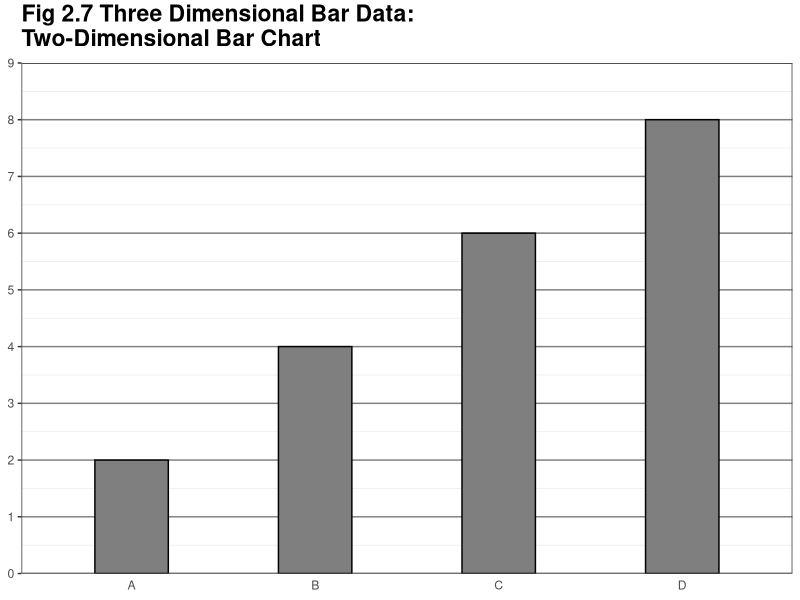
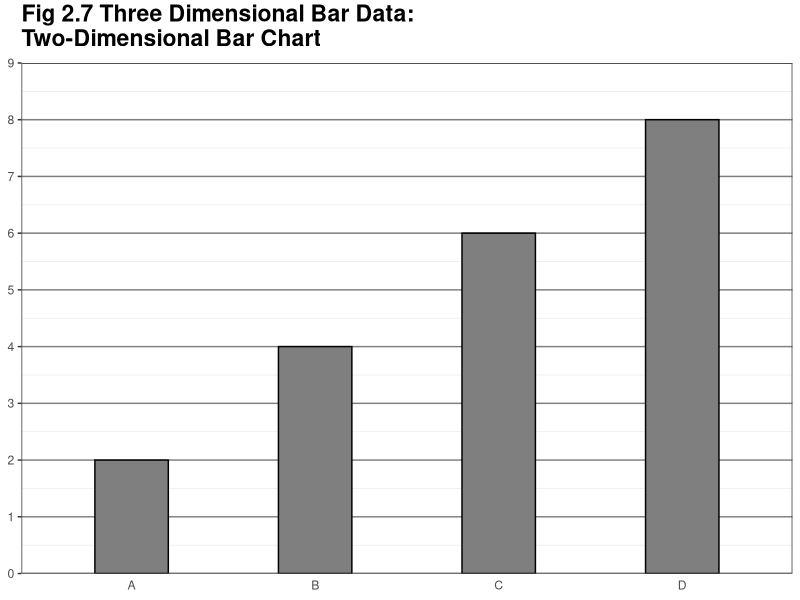

The R script that drew these images, in order:
library(ggplot2)

this_base <- "fig02-07_three-dimensional-bar-data-two-dimensional-bar-chart"

my_data <- data.frame(
  variable = c("A", "B", "C", "D"),
  value = c(2, 4, 6, 8))

p <- ggplot(my_data, aes(x = variable, y = value)) + 
  geom_bar(stat = "identity", fill = "grey50", colour = "black", width = 0.4) +
  scale_y_continuous(breaks = seq(0, 9, 1), limits = c(0, 9), 
                     expand = c(0, 0)) +
  ggtitle("Fig 2.7 Three Dimensional Bar Data:\nTwo-Dimensional Bar Chart") + 
  theme_bw() +
  theme(panel.grid.major.x = element_blank(),
        panel.grid.major.y = element_line(colour = "grey50"),
        plot.title = element_text(size = rel(1.5), face = "bold", vjust = 1.5),
        axis.title = element_blank(),
        axis.ticks.x = element_blank())

p

ggsave(paste0(this_base, ".png"), 
       p, width = 7, height = 4)

## pedantic: did not include tick mark between bars
